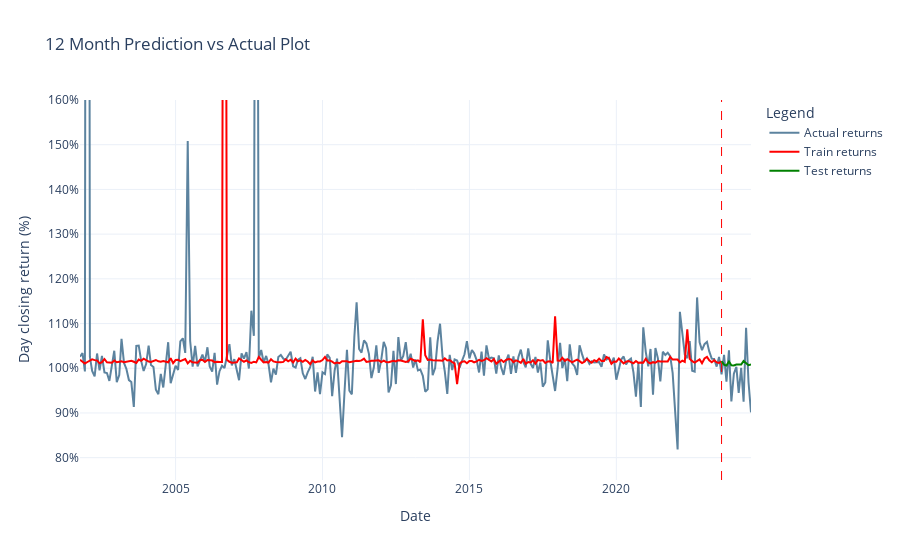

The code cell stored with this chart in its notebook:
### Markdown cell above
### 12 Months Actual vs Prediction

### Code cell
importlib.reload(comparison)
#
importlib.reload(comparison)
y_train_mean_pred_12m, y_test_mean_pred_12m = comparison.get_train_test_mean_pred(y_train_pred_12m, y_test_pred_12m, len(df.columns))
#
comparison.generate_plot(df, df_tabular, y_train_mean_pred_12m, y_test_mean_pred_12m)

### Figure 1 — Plotly figure (JSON) as saved in the notebook; plotly's stock layout.template omitted (floating-point values rounded to 4 significant figures; data arrays with more than 128 entries replaced by an {"elided": "..."} marker saying what was removed)
{"data": [{"line": {"color": "#5c839f", "width": 2}, "mode": "lines", "name": "Actual returns", "x": {"elided": "275 str values"}, "y": {"elided": "299 float values"}, "type": "scatter"}, {"line": {"color": "red", "width": 2}, "mode": "lines", "name": "Train returns", "x": {"elided": "263 str values"}, "y": {"elided": "263 float values"}, "type": "scatter"}, {"line": {"color": "green", "width": 2}, "mode": "lines", "name": "Test returns", "x": ["2023-08-01", "2023-09-01", "2023-10-01", "2023-11-01", "2023-12-01", "2024-01-01", "2024-02-01", "2024-03-01", "2024-04-01", "2024-05-01", "2024-06-01", "2024-07-01", "2024-08-01"], "y": [1.016, 1.008, 1.006, 1.015, 1.006, 1.006, 1.008, 1.008, 1.008, 1.016, 1.012, 1.007, 1.008], "type": "scatter"}], "layout": {"shapes": [{"line": {"color": "red", "dash": "dash", "width": 1}, "type": "line", "x0": "2023-08-01", "x1": "2023-08-01", "xref": "x", "y0": 0, "y1": 1, "yref": "y domain"}], "yaxis": {"title": {"text": "Day closing return (%)"}, "tickformat": ".0%", "range": [0.75, 1.6]}, "title": {"text": "12 Month Prediction vs Actual Plot"}, "xaxis": {"title": {"text": "Date"}}, "legend": {"title": {"text": "Legend"}}}}
